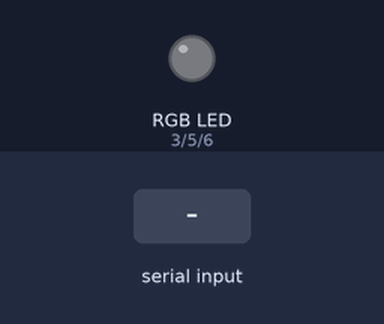
The sketch below on a simulated Arduino Nano, built with avr-gcc and run on an emulated ATmega328P. On the bench: an RGB LED mixed from three pins (HIGH = lit). The inputs (shaded band) are chosen by the test bench. Dim RGB values are drawn brighter than linear.

Above: at 4.2 s.
4.3 s: "f" received over the second serial link
At 6.0 s:
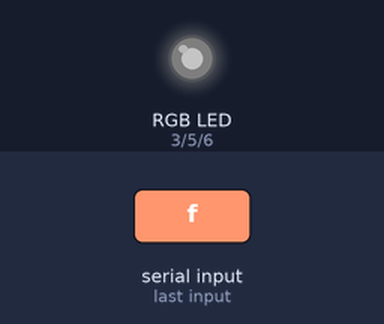
6.8 s: "s" received over the second serial link
At 8.3 s:
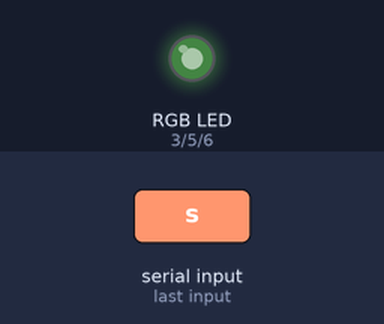
9.3 s: "-" received over the second serial link
At 11.4 s:
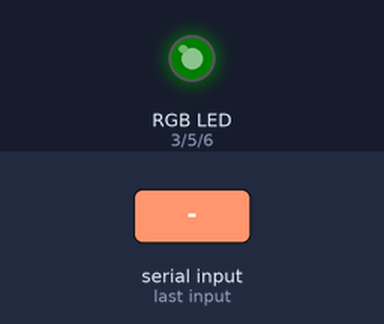
11.8 s: "-" received over the second serial link
At 13.3 s:
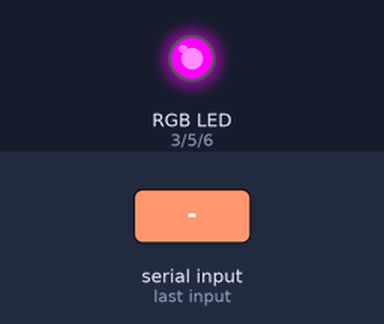
14.3 s: "f" received over the second serial link
At 15.9 s:
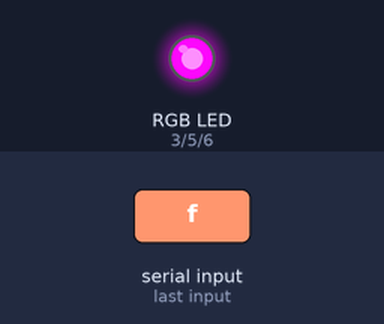
Timing chart, 0 to 17.4 s (numbered marks = the images above; inputs shaded):
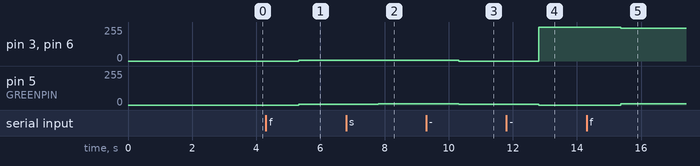

Measured:
- after the input at 4.3 s, pin 3 (REDPIN), pin 5 (GREENPIN), pin 6 (BLUEPIN): 0/255 → 4/255 after 1.0 s
- after the input at 6.8 s, pin 5 (GREENPIN): 4/255 → 8/255 after 1.0 s
- after the input at 9.3 s, pin 3 (REDPIN), pin 6 (BLUEPIN): 4/255 → 0/255 after 1.0 s; pin 5 (GREENPIN): 8/255 → 4/255 after 1.0 s
- after the input at 11.8 s, pin 3 (REDPIN), pin 6 (BLUEPIN): 0/255 → 252/255 after 1.0 s; pin 5 (GREENPIN): 4/255 → 0/255 after 1.0 s
- after the input at 14.3 s, pin 3 (REDPIN), pin 6 (BLUEPIN): 252/255 → 244/255 after 1.1 s; pin 5 (GREENPIN): 0/255 → 8/255 after 1.1 s

The sketch:

RGBctl.ino
```cpp
// RGBctl - Bluetooth RGB controller software for arduino
// TODO:
// - fades not working properly
// - sequences not supported at all

#include <SoftwareSerial.h>
#include <avr\wdt.h>

#define REDPIN 3
#define GREENPIN 5
#define BLUEPIN 6
#define COM btCom

#define ZEROCUTOFF 1 // TODO: find out why sending low chars shits the bed
//#define _DEBUG
#define WATCHDOG

//SoftwareSerial btCom(12, 11);
SoftwareSerial btCom(4, 7);
unsigned char r, g, b; // current colors
char sequence[64];


void setup() {
#ifdef WATCHDOG
	wdt_disable();
	delay(3000); // just in case i mess up and end up in a watchdog reset loop :)
	wdt_enable(WDTO_8S); // if using nano then flash optiboot bootloader in case the watchdog reset crashes
#endif

	COM.begin(9600);
#ifdef _DEBUG
	Serial.begin(9600);
	COM.println("RGBctl started\n");
#endif
	pinMode(REDPIN, OUTPUT);
	pinMode(GREENPIN, OUTPUT);
	pinMode(BLUEPIN, OUTPUT);
	r = 0; g = 0; b = 0;
	sequence[0] = '\0';
	setRGB(0, 0, 0);
}

void refreshRGB() {
#ifdef _DEBUG
	Serial.print(r);
	Serial.print(":");
	Serial.print(g);
	Serial.print(":");
	Serial.print(b);
	Serial.print("\n");
#endif
	analogWrite(REDPIN, r);
	analogWrite(GREENPIN, g);
	analogWrite(BLUEPIN, b);
}

// set colors without fade, set to -1 if you want to leave that color unchanged
void setRGB(unsigned char newR, unsigned char newG, unsigned char newB) {
	r = newR > ZEROCUTOFF ? newR : 0;
	g = newG > ZEROCUTOFF ? newG : 0;
	b = newB > ZEROCUTOFF ? newB : 0;
	refreshRGB();
}

void fadeRGB(unsigned char newR, unsigned char newG, unsigned char newB, unsigned char delayMs) {
	newR = newR > ZEROCUTOFF ? newR : 0;
	newG = newG > ZEROCUTOFF ? newG : 0;
	newB = newB > ZEROCUTOFF ? newB : 0;
	do {
		if (newR != r) {
			if (newR > r) {	r += 1; }
			else { r -= 1; }
		}

		if (newG != g) {
			if (newG > g) { g += 1; }
			else { g -= 1; }
		}

		if (newB != b) {
			if (newB > b) { b += 1; }
			else { b -= 1; }
		}
		refreshRGB();
		delay(delayMs);
	}while ((newR != r) && (newG != g) && (newB != b));
}

void increaseBrightness(unsigned char value) {
	// TODO: check for overflow?
#ifdef _DEBUG
	Serial.print("+ ");
	Serial.print(value);
	Serial.print("\n");
#endif
	r += value;
	g += value;
	b += value;
	refreshRGB();
}

void decreaseBrightness(unsigned char value) {
	// TODO: check for underflow?
#ifdef _DEBUG
	Serial.print("- ");
	Serial.print(value);
	Serial.print("\n");
#endif
	r -= value;
	g -= value;
	b -= value;
	refreshRGB();
}

void loop() {
#ifdef WATCHDOG
	wdt_reset();
#endif
	if (COM.available() > 0) {
		delay(10); // let the buffer fill a bit
		unsigned char c = COM.read(), tr, tg, tb;
		unsigned char buf;
		unsigned char packet[6];
		switch (c) {
		case 'f': // fade
				COM.readBytes(packet, 4);
				tr = packet[0];
				tg = packet[1];
				tb = packet[2];

				fadeRGB(tr, tg, tb, packet[3]);
				break;
		case 's': // set
				COM.readBytes(packet, 3);
				tr = packet[0];
				tg = packet[1];
				tb = packet[2];
				setRGB(tr, tg, tb);
				break;
#ifdef _DEBUG
		case 'c': // clear
				setRGB(0, 0, 0);
				break;
		case 'r': // red 100%
				setRGB(255, 0, 0);
				break;
		case 'g': // green 100%
				setRGB(0, 255, 0);
				break;
		case 'b': // blue 100%
				setRGB(0, 0, 255);
				break;
		case 'a': // all 100%
				setRGB(255, 255, 255);
				break;
		case 'o':
				COM.println("OK\n");
				break;
#endif
		case '+': // brightness -
				COM.readBytes(packet, 1);
				increaseBrightness(packet[0]);
				break;
		case '-': // brightness -
				COM.readBytes(packet, 1);
				decreaseBrightness(packet[0]);
				break;
		case 'v':
				COM.print(r);
				COM.print(g);
				COM.print(b);
				break;
		case 'q': // sequence data
			COM.write(sequence);
			break;
		case 'w':
			COM.readBytesUntil('\0', sequence, sizeof(sequence));
			break;
		default:
			break;
		}
	}
}
```
